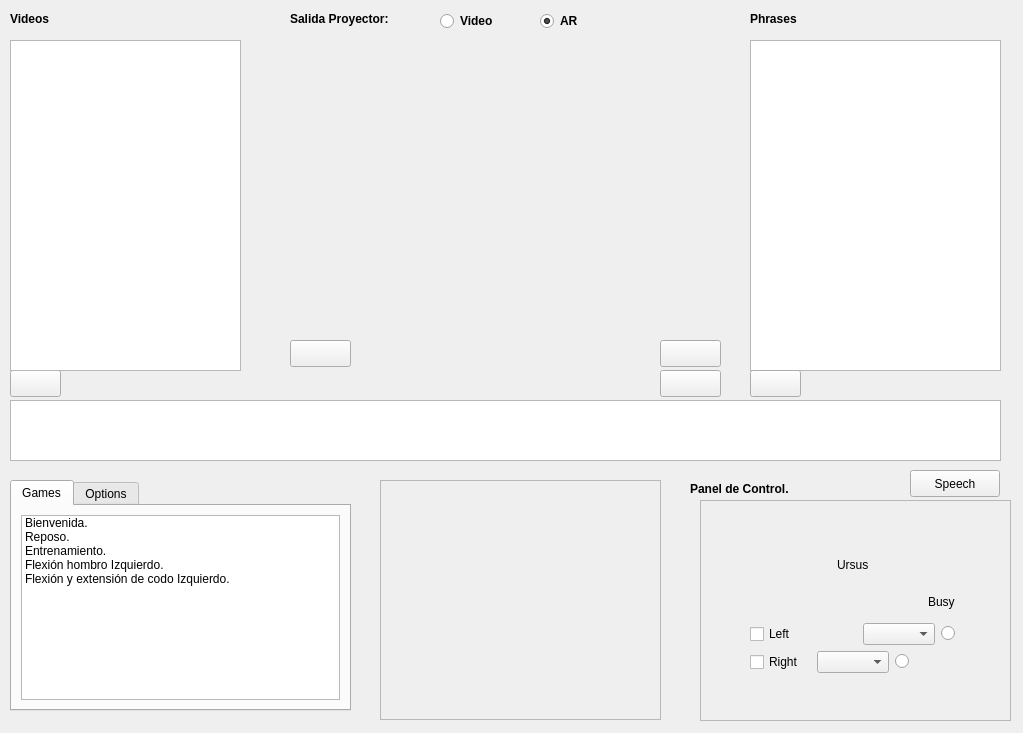
<?xml version="1.0" encoding="UTF-8"?>
<ui version="4.0">
 <class>guiDlg</class>
 <widget class="QWidget" name="guiDlg">
  <property name="geometry">
   <rect>
    <x>0</x>
    <y>0</y>
    <width>1023</width>
    <height>733</height>
   </rect>
  </property>
  <property name="windowTitle">
   <string>Sevilla</string>
  </property>
  <widget class="QFrame" name="frame">
   <property name="geometry">
    <rect>
     <x>380</x>
     <y>480</y>
     <width>281</width>
     <height>240</height>
    </rect>
   </property>
   <property name="frameShape">
    <enum>QFrame::StyledPanel</enum>
   </property>
   <property name="frameShadow">
    <enum>QFrame::Raised</enum>
   </property>
  </widget>
  <widget class="Phonon::VideoPlayer" name="videoPlayer" native="true">
   <property name="geometry">
    <rect>
     <x>290</x>
     <y>40</y>
     <width>431</width>
     <height>291</height>
    </rect>
   </property>
  </widget>
  <widget class="QLabel" name="label">
   <property name="geometry">
    <rect>
     <x>10</x>
     <y>10</y>
     <width>59</width>
     <height>17</height>
    </rect>
   </property>
   <property name="font">
    <font>
     <weight>75</weight>
     <bold>true</bold>
    </font>
   </property>
   <property name="text">
    <string>Videos</string>
   </property>
  </widget>
  <widget class="QPushButton" name="speechPB">
   <property name="geometry">
    <rect>
     <x>910</x>
     <y>470</y>
     <width>90</width>
     <height>27</height>
    </rect>
   </property>
   <property name="text">
    <string>Speech</string>
   </property>
  </widget>
  <widget class="QListWidget" name="phrasesLW">
   <property name="geometry">
    <rect>
     <x>750</x>
     <y>40</y>
     <width>251</width>
     <height>331</height>
    </rect>
   </property>
  </widget>
  <widget class="Phonon::SeekSlider" name="seekSlider" native="true">
   <property name="enabled">
    <bool>false</bool>
   </property>
   <property name="geometry">
    <rect>
     <x>370</x>
     <y>340</y>
     <width>271</width>
     <height>25</height>
    </rect>
   </property>
   <property name="iconVisible" stdset="0">
    <bool>true</bool>
   </property>
   <property name="tracking" stdset="0">
    <bool>true</bool>
   </property>
  </widget>
  <widget class="QTextEdit" name="textEdit">
   <property name="geometry">
    <rect>
     <x>10</x>
     <y>400</y>
     <width>991</width>
     <height>61</height>
    </rect>
   </property>
  </widget>
  <widget class="QPushButton" name="openVidPB">
   <property name="geometry">
    <rect>
     <x>10</x>
     <y>370</y>
     <width>51</width>
     <height>27</height>
    </rect>
   </property>
   <property name="text">
    <string/>
   </property>
  </widget>
  <widget class="QListWidget" name="videosLW">
   <property name="geometry">
    <rect>
     <x>10</x>
     <y>40</y>
     <width>231</width>
     <height>331</height>
    </rect>
   </property>
  </widget>
  <widget class="QLabel" name="label_2">
   <property name="geometry">
    <rect>
     <x>750</x>
     <y>10</y>
     <width>59</width>
     <height>17</height>
    </rect>
   </property>
   <property name="font">
    <font>
     <weight>75</weight>
     <bold>true</bold>
    </font>
   </property>
   <property name="text">
    <string>Phrases</string>
   </property>
  </widget>
  <widget class="QLabel" name="label_3">
   <property name="geometry">
    <rect>
     <x>690</x>
     <y>480</y>
     <width>211</width>
     <height>17</height>
    </rect>
   </property>
   <property name="font">
    <font>
     <weight>75</weight>
     <bold>true</bold>
    </font>
   </property>
   <property name="text">
    <string>Panel de Control.</string>
   </property>
  </widget>
  <widget class="QFrame" name="fPanel">
   <property name="geometry">
    <rect>
     <x>700</x>
     <y>500</y>
     <width>311</width>
     <height>221</height>
    </rect>
   </property>
   <property name="frameShape">
    <enum>QFrame::StyledPanel</enum>
   </property>
   <property name="frameShadow">
    <enum>QFrame::Raised</enum>
   </property>
   <widget class="QRadioButton" name="rbHola">
    <property name="geometry">
     <rect>
      <x>-70</x>
      <y>-10</y>
      <width>106</width>
      <height>22</height>
     </rect>
    </property>
    <property name="text">
     <string>Hola</string>
    </property>
   </widget>
   <widget class="QRadioButton" name="rbAdios">
    <property name="geometry">
     <rect>
      <x>-70</x>
      <y>20</y>
      <width>61</width>
      <height>22</height>
     </rect>
    </property>
    <property name="text">
     <string>Adiós</string>
    </property>
   </widget>
   <widget class="QWidget" name="layoutWidget">
    <property name="geometry">
     <rect>
      <x>50</x>
      <y>50</y>
      <width>205</width>
      <height>159</height>
     </rect>
    </property>
    <layout class="QVBoxLayout" name="verticalLayout">
     <item>
      <layout class="QHBoxLayout" name="horizontalLayout_4">
       <item>
        <spacer name="horizontalSpacer_3">
         <property name="orientation">
          <enum>Qt::Horizontal</enum>
         </property>
         <property name="sizeHint" stdset="0">
          <size>
           <width>40</width>
           <height>20</height>
          </size>
         </property>
        </spacer>
       </item>
       <item>
        <widget class="QLabel" name="label_9">
         <property name="text">
          <string>Ursus</string>
         </property>
        </widget>
       </item>
       <item>
        <spacer name="horizontalSpacer_4">
         <property name="orientation">
          <enum>Qt::Horizontal</enum>
         </property>
         <property name="sizeHint" stdset="0">
          <size>
           <width>40</width>
           <height>20</height>
          </size>
         </property>
        </spacer>
       </item>
      </layout>
     </item>
     <item>
      <layout class="QHBoxLayout" name="horizontalLayout_3">
       <item>
        <spacer name="horizontalSpacer">
         <property name="orientation">
          <enum>Qt::Horizontal</enum>
         </property>
         <property name="sizeHint" stdset="0">
          <size>
           <width>40</width>
           <height>20</height>
          </size>
         </property>
        </spacer>
       </item>
       <item>
        <widget class="QLabel" name="label_8">
         <property name="text">
          <string>Busy</string>
         </property>
        </widget>
       </item>
      </layout>
     </item>
     <item>
      <layout class="QHBoxLayout" name="horizontalLayout">
       <item>
        <widget class="QCheckBox" name="leftMove">
         <property name="text">
          <string>Left</string>
         </property>
        </widget>
       </item>
       <item>
        <spacer name="horizontalSpacer_2">
         <property name="orientation">
          <enum>Qt::Horizontal</enum>
         </property>
         <property name="sizeHint" stdset="0">
          <size>
           <width>8</width>
           <height>20</height>
          </size>
         </property>
        </spacer>
       </item>
       <item>
        <widget class="QComboBox" name="leftCB"/>
       </item>
       <item>
        <widget class="QRadioButton" name="leftBusy">
         <property name="text">
          <string/>
         </property>
         <property name="autoExclusive">
          <bool>false</bool>
         </property>
        </widget>
       </item>
      </layout>
     </item>
     <item>
      <layout class="QHBoxLayout" name="horizontalLayout_2">
       <item>
        <widget class="QCheckBox" name="rightMove">
         <property name="text">
          <string>Right</string>
         </property>
        </widget>
       </item>
       <item>
        <widget class="QComboBox" name="rightCB"/>
       </item>
       <item>
        <widget class="QRadioButton" name="rightBusy">
         <property name="text">
          <string/>
         </property>
         <property name="autoExclusive">
          <bool>false</bool>
         </property>
        </widget>
       </item>
      </layout>
     </item>
     <item>
      <widget class="QLabel" name="warningLabel">
       <property name="text">
        <string/>
       </property>
      </widget>
     </item>
    </layout>
   </widget>
  </widget>
  <widget class="QPushButton" name="playPB">
   <property name="geometry">
    <rect>
     <x>290</x>
     <y>340</y>
     <width>61</width>
     <height>27</height>
    </rect>
   </property>
   <property name="text">
    <string/>
   </property>
  </widget>
  <widget class="QPushButton" name="stopPB">
   <property name="geometry">
    <rect>
     <x>660</x>
     <y>340</y>
     <width>61</width>
     <height>27</height>
    </rect>
   </property>
   <property name="text">
    <string/>
   </property>
  </widget>
  <widget class="QPushButton" name="openTextPB">
   <property name="geometry">
    <rect>
     <x>750</x>
     <y>370</y>
     <width>51</width>
     <height>27</height>
    </rect>
   </property>
   <property name="text">
    <string/>
   </property>
  </widget>
  <widget class="Phonon::VolumeSlider" name="volumeSlider" native="true">
   <property name="geometry">
    <rect>
     <x>250</x>
     <y>30</y>
     <width>31</width>
     <height>291</height>
    </rect>
   </property>
  </widget>
  <widget class="QPushButton" name="pausePB">
   <property name="geometry">
    <rect>
     <x>660</x>
     <y>370</y>
     <width>61</width>
     <height>27</height>
    </rect>
   </property>
   <property name="text">
    <string/>
   </property>
  </widget>
  <widget class="QLabel" name="label_5">
   <property name="geometry">
    <rect>
     <x>290</x>
     <y>10</y>
     <width>131</width>
     <height>17</height>
    </rect>
   </property>
   <property name="font">
    <font>
     <weight>75</weight>
     <bold>true</bold>
    </font>
   </property>
   <property name="text">
    <string>Salida Proyector:</string>
   </property>
  </widget>
  <widget class="QRadioButton" name="videoRadio">
   <property name="geometry">
    <rect>
     <x>440</x>
     <y>10</y>
     <width>71</width>
     <height>22</height>
    </rect>
   </property>
   <property name="font">
    <font>
     <weight>75</weight>
     <bold>true</bold>
    </font>
   </property>
   <property name="text">
    <string>Video</string>
   </property>
  </widget>
  <widget class="QRadioButton" name="arRadio">
   <property name="geometry">
    <rect>
     <x>540</x>
     <y>10</y>
     <width>51</width>
     <height>22</height>
    </rect>
   </property>
   <property name="font">
    <font>
     <weight>75</weight>
     <bold>true</bold>
    </font>
   </property>
   <property name="text">
    <string>AR</string>
   </property>
   <property name="checked">
    <bool>true</bool>
   </property>
  </widget>
  <widget class="QTabWidget" name="tabWidget">
   <property name="geometry">
    <rect>
     <x>10</x>
     <y>480</y>
     <width>341</width>
     <height>231</height>
    </rect>
   </property>
   <property name="currentIndex">
    <number>0</number>
   </property>
   <widget class="QWidget" name="Games">
    <attribute name="title">
     <string>Games</string>
    </attribute>
    <layout class="QVBoxLayout" name="verticalLayout_3">
     <item>
      <widget class="QListWidget" name="juegosLW">
       <item>
        <property name="text">
         <string>Bienvenida.</string>
        </property>
       </item>
       <item>
        <property name="text">
         <string>Reposo.</string>
        </property>
       </item>
       <item>
        <property name="text">
         <string>Entrenamiento.</string>
        </property>
       </item>
       <item>
        <property name="text">
         <string>Flexión hombro Izquierdo.</string>
        </property>
       </item>
       <item>
        <property name="text">
         <string>Flexión y extensión de codo Izquierdo.</string>
        </property>
       </item>
      </widget>
     </item>
    </layout>
   </widget>
   <widget class="QWidget" name="Options">
    <attribute name="title">
     <string>Options</string>
    </attribute>
    <layout class="QVBoxLayout" name="verticalLayout_4">
     <item>
      <layout class="QVBoxLayout" name="verticalLayout_2">
       <item>
        <layout class="QHBoxLayout" name="horizontalLayout_6">
         <item>
          <widget class="QLabel" name="label_6">
           <property name="text">
            <string>Ranges</string>
           </property>
          </widget>
         </item>
         <item>
          <spacer name="horizontalSpacer_5">
           <property name="orientation">
            <enum>Qt::Horizontal</enum>
           </property>
           <property name="sizeHint" stdset="0">
            <size>
             <width>40</width>
             <height>20</height>
            </size>
           </property>
          </spacer>
         </item>
        </layout>
       </item>
       <item>
        <layout class="QHBoxLayout" name="horizontalLayout_5">
         <item>
          <widget class="QLabel" name="label_7">
           <property name="text">
            <string>Arriba</string>
           </property>
          </widget>
         </item>
         <item>
          <widget class="QSlider" name="minSlider">
           <property name="minimum">
            <number>0</number>
           </property>
           <property name="maximum">
            <number>1000</number>
           </property>
           <property name="singleStep">
            <number>1</number>
           </property>
           <property name="orientation">
            <enum>Qt::Horizontal</enum>
           </property>
          </widget>
         </item>
         <item>
          <widget class="QLCDNumber" name="lcdMin">
           <property name="numDigits">
            <number>3</number>
           </property>
           <property name="intValue" stdset="0">
            <number>-1</number>
           </property>
          </widget>
         </item>
        </layout>
       </item>
       <item>
        <layout class="QHBoxLayout" name="horizontalLayout_7">
         <item>
          <widget class="QLabel" name="label_10">
           <property name="text">
            <string>Abajo</string>
           </property>
          </widget>
         </item>
         <item>
          <widget class="QSlider" name="maxSlider">
           <property name="maximum">
            <number>1000</number>
           </property>
           <property name="orientation">
            <enum>Qt::Horizontal</enum>
           </property>
          </widget>
         </item>
         <item>
          <widget class="QLCDNumber" name="lcdMax">
           <property name="numDigits">
            <number>3</number>
           </property>
          </widget>
         </item>
        </layout>
       </item>
       <item>
        <layout class="QHBoxLayout" name="horizontalLayout_10">
         <item>
          <widget class="QLabel" name="label_11">
           <property name="text">
            <string>Object</string>
           </property>
          </widget>
         </item>
         <item>
          <widget class="QComboBox" name="cbObject">
           <item>
            <property name="text">
             <string>Cesta</string>
            </property>
           </item>
           <item>
            <property name="text">
             <string>Arbol</string>
            </property>
           </item>
           <item>
            <property name="text">
             <string>Torso</string>
            </property>
           </item>
           <item>
            <property name="text">
             <string>Manzana</string>
            </property>
           </item>
          </widget>
         </item>
        </layout>
       </item>
       <item>
        <layout class="QHBoxLayout" name="horizontalLayout_9">
         <item>
          <widget class="QLabel" name="label_12">
           <property name="text">
            <string>X</string>
           </property>
          </widget>
         </item>
         <item>
          <widget class="QSpinBox" name="sbX">
           <property name="minimum">
            <number>-8000</number>
           </property>
           <property name="maximum">
            <number>8000</number>
           </property>
          </widget>
         </item>
         <item>
          <widget class="QLabel" name="label_13">
           <property name="text">
            <string>Y</string>
           </property>
          </widget>
         </item>
         <item>
          <widget class="QSpinBox" name="sbY">
           <property name="minimum">
            <number>-8000</number>
           </property>
           <property name="maximum">
            <number>8000</number>
           </property>
          </widget>
         </item>
         <item>
          <widget class="QLabel" name="label_14">
           <property name="text">
            <string>Z</string>
           </property>
          </widget>
         </item>
         <item>
          <widget class="QSpinBox" name="sbZ">
           <property name="minimum">
            <number>-8000</number>
           </property>
           <property name="maximum">
            <number>8000</number>
           </property>
          </widget>
         </item>
        </layout>
       </item>
       <item>
        <layout class="QHBoxLayout" name="horizontalLayout_8">
         <item>
          <spacer name="horizontalSpacer_6">
           <property name="orientation">
            <enum>Qt::Horizontal</enum>
           </property>
           <property name="sizeHint" stdset="0">
            <size>
             <width>40</width>
             <height>20</height>
            </size>
           </property>
          </spacer>
         </item>
         <item>
          <widget class="QPushButton" name="pbRec">
           <property name="text">
            <string>Record</string>
           </property>
           <property name="checkable">
            <bool>true</bool>
           </property>
          </widget>
         </item>
         <item>
          <spacer name="horizontalSpacer_7">
           <property name="orientation">
            <enum>Qt::Horizontal</enum>
           </property>
           <property name="sizeHint" stdset="0">
            <size>
             <width>40</width>
             <height>20</height>
            </size>
           </property>
          </spacer>
         </item>
        </layout>
       </item>
      </layout>
     </item>
    </layout>
   </widget>
  </widget>
 </widget>
 <customwidgets>
  <customwidget>
   <class>Phonon::SeekSlider</class>
   <extends>QWidget</extends>
   <header location="global">phonon/seekslider.h</header>
  </customwidget>
  <customwidget>
   <class>Phonon::VideoPlayer</class>
   <extends>QWidget</extends>
   <header location="global">phonon/videoplayer.h</header>
  </customwidget>
  <customwidget>
   <class>Phonon::VolumeSlider</class>
   <extends>QWidget</extends>
   <header location="global">phonon/volumeslider.h</header>
  </customwidget>
 </customwidgets>
 <resources/>
 <connections>
  <connection>
   <sender>minSlider</sender>
   <signal>valueChanged(int)</signal>
   <receiver>lcdMin</receiver>
   <slot>display(int)</slot>
   <hints>
    <hint type="sourcelabel">
     <x>111</x>
     <y>664</y>
    </hint>
    <hint type="destinationlabel">
     <x>206</x>
     <y>664</y>
    </hint>
   </hints>
  </connection>
  <connection>
   <sender>maxSlider</sender>
   <signal>valueChanged(int)</signal>
   <receiver>lcdMax</receiver>
   <slot>display(int)</slot>
   <hints>
    <hint type="sourcelabel">
     <x>122</x>
     <y>701</y>
    </hint>
    <hint type="destinationlabel">
     <x>215</x>
     <y>701</y>
    </hint>
   </hints>
  </connection>
 </connections>
</ui>
